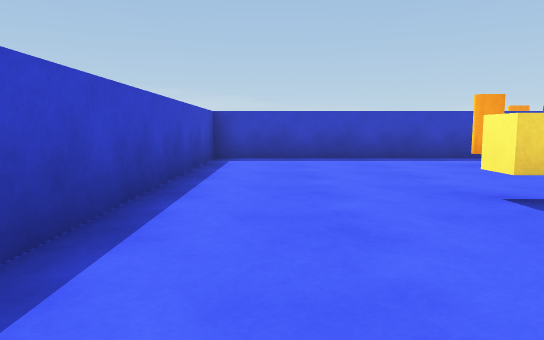
View 1 (above)

16 first-person views from a walk through a scene from a Unity 3-D project. The camera is 0.62 m above the floor, tilts 6° down and sees 70° across. The floor is counted in squares, 1 m on a side. Each view is taken from the middle of a square. On the plan, view 1 faces up. The plan holds only what a view shows up to about 10 squares ahead; the rest is blank. The place goes on beyond the plan. The player is left out. Surface patterns are stand-ins for the level's own textures.

View 2
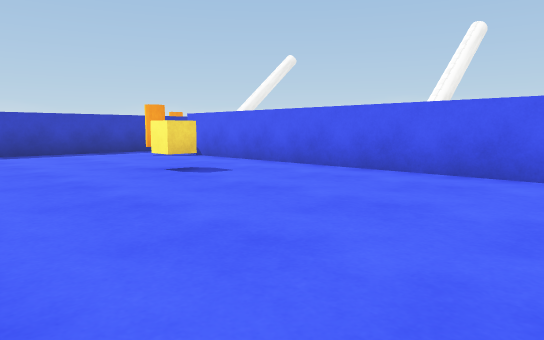

View 3
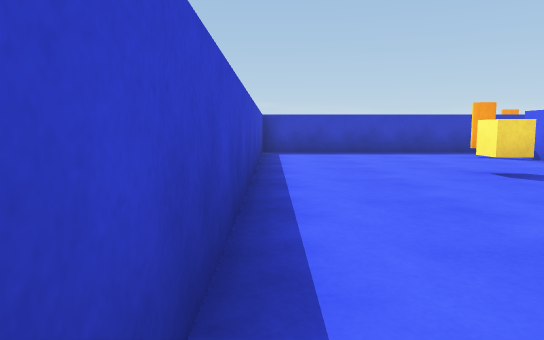

View 4
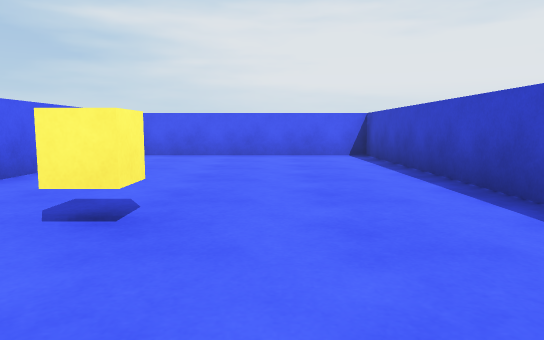

View 5
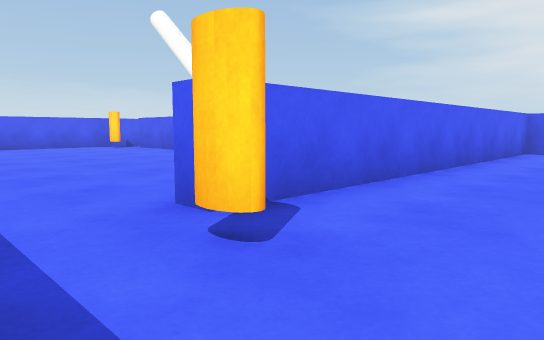

View 6
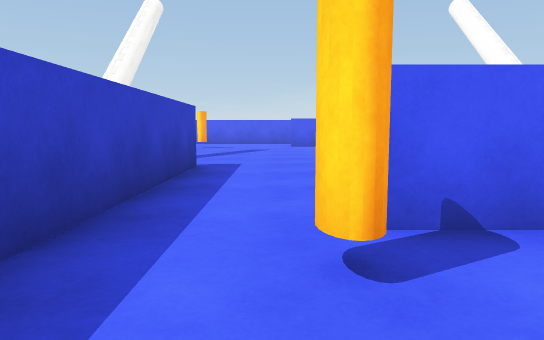

View 7
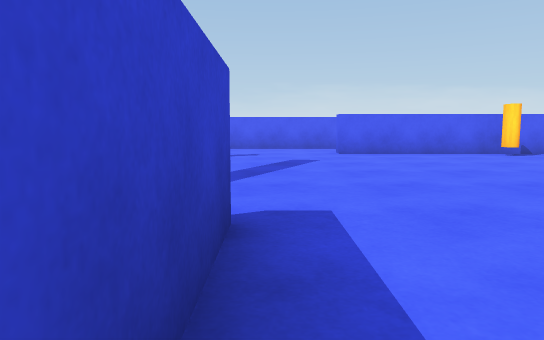

View 8
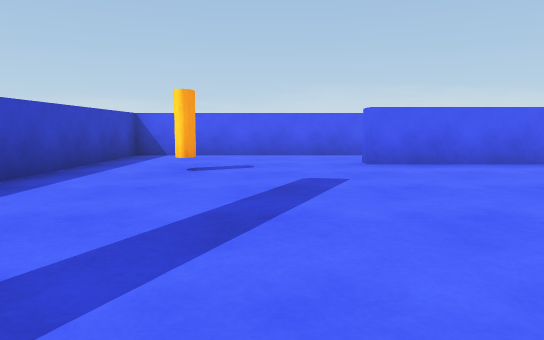

View 9
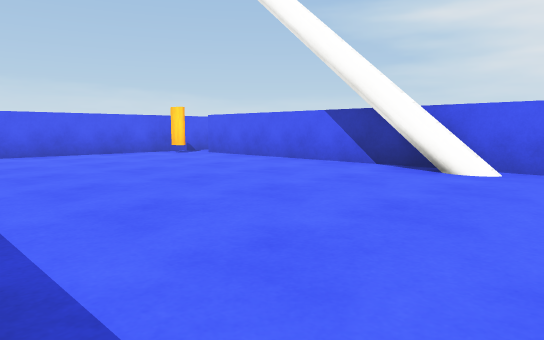

View 10
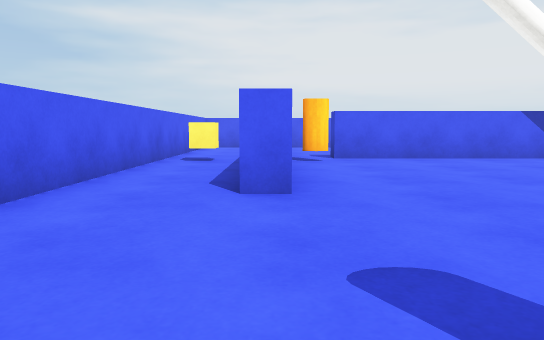

View 11
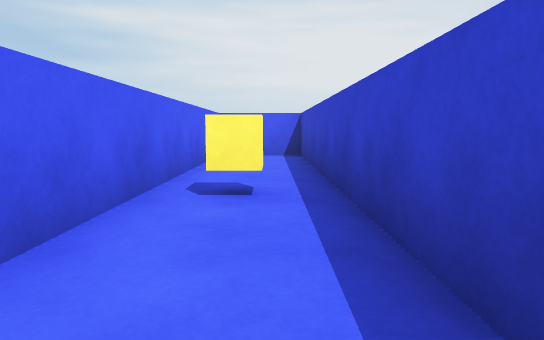

View 12
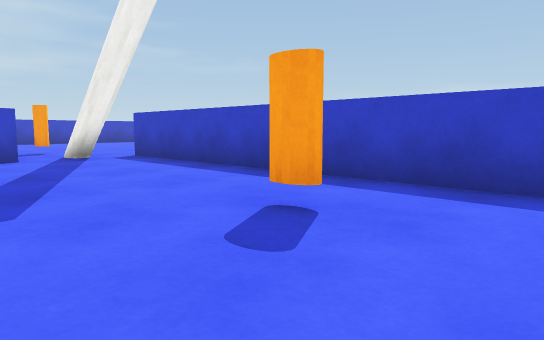

View 13
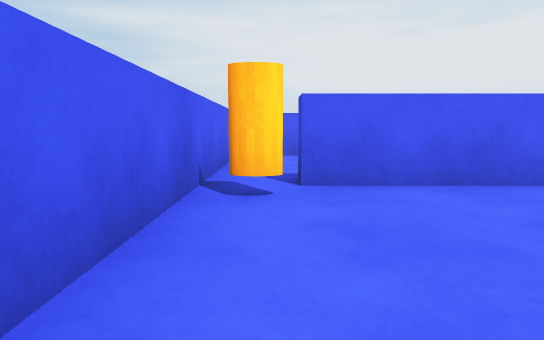

View 14
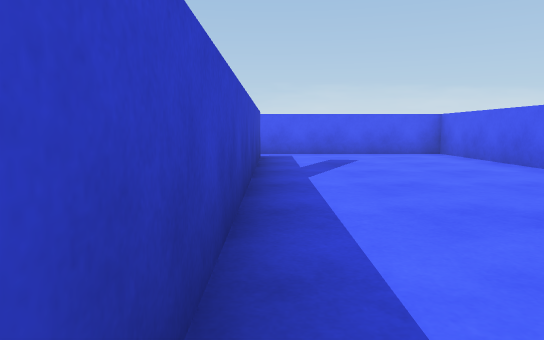

View 15
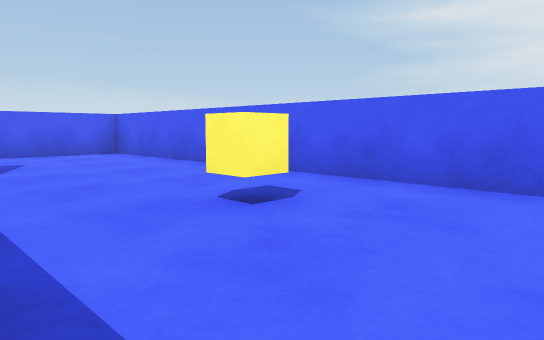

View 16
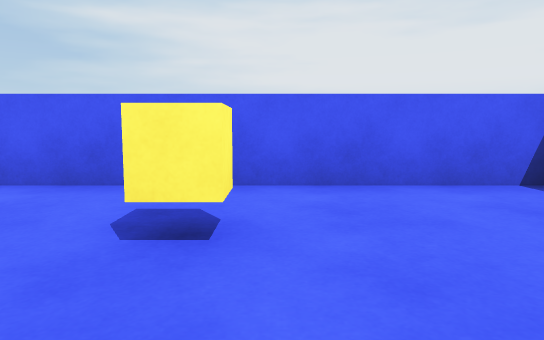

### Floor plan
Ten units are one square. View 1 is at (0, 0); x grows to the right and y downward. Boxes are objects, and circles mark ways between rooms. Rooms are numbered by the first view taken in them; rooms with no view inside come last. Other rooms are left out.
<svg viewBox="-17 -117 204 155">
<path fill="none" stroke="#000" d="M44 -83 -12 -83 -12 33 43 33 43 -64M86 -83 44 -83M163 -51 163 33 172 33M90 -98 80 -97M91 -100 87 -98 80 -98M90 -100 80 -97M158 -26 158 -63 164 -63M80 -26 90 -22M81 -23 85 -26 91 -22M79 -25 90 -24M77 -24 84 -27M77 -24 86 -25M70 -18 147 -18M182 14 182 -112 81 -112M87 -99 82 -97M76 -23 81 -26 87 -22M147 -18 147 -13 62 -13M50 33 158 33 158 -26"/>
<rect x="15" y="-35" width="10" height="10" fill="#bbb"><title>cube</title></rect>
<rect x="35" y="-75" width="10" height="10" fill="#bbb"><title>orange cylinder</title></rect>
<rect x="145" y="-95" width="10" height="10" fill="#bbb"><title>orange cylinder</title></rect>
<rect x="165" y="-25" width="10" height="10" fill="#bbb"><title>cube</title></rect>
<rect x="75" y="5" width="10" height="10" fill="#bbb"><title>cube</title></rect>
<rect x="145" y="-25" width="10" height="10" fill="#bbb"><title>orange cylinder</title></rect>
<circle cx="50" cy="-75" r="3" fill="#2a7"/>
<circle cx="150" cy="-20" r="3" fill="#2a7"/>
<text x="10" y="-30">1</text>
<text x="120" y="-60">2</text>
<text x="110" y="0">3</text>
</svg>
Room 1 opens to room 2. Room 2 opens to room 3.

Where each view was taken, in squares from view 1:
view 1: 0 up, 0 right, facing up
view 2: 2 down, 1 left, facing up-right
view 3: 2 down, 1 left, facing up
view 4: 6 up, 1 right, facing down
view 5: 8 up, 2 right, facing down-right
view 6: 7 up, 2 right, facing right
view 7: 8 up, 6 right, facing right
view 8: 8 up, 9 right, facing right
view 9: 8 up, 6 right, facing down-right
view 10: 10 up, 16 right, facing down
view 11: 6 up, 17 right, facing down
view 12: 7 up, 17 right, facing up-left
view 13: 6 up, 15 right, facing down
view 14: 1 up, 6 right, facing right
view 15: 1 up, 6 right, facing down-right
view 16: 1 up, 8 right, facing down
